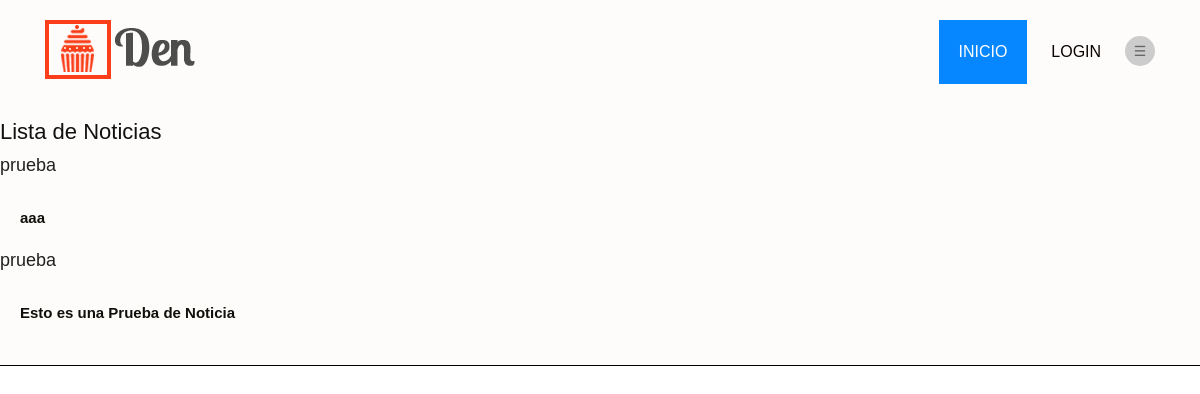
The app's page /lista/ with its own data.
### core/models.py (models this page shows, shortened)
class Noticia(models.Model):
    titulo = models.CharField(max_length=200)
    contenido = models.TextField()
    imagen = models.ImageField(upload_to='noticias', blank=True, null=True)
    fecha_publicacion = models.DateTimeField(auto_now_add=True)

### core/views.py (the view)
# urls.py: path('lista/', views.lista_noticias, name='lista_noticias'),
def lista_noticias(request):
    noticias = Noticia.objects.all().order_by('-fecha_publicacion')
    return render(request, 'core/lista_noticias.html', {'noticias': noticias})

### core/templates/core/lista_noticias.html
{% extends 'core/base.html' %}
{% block contenido %}
  <h2>Lista de Noticias</h2>
  <ul>
    {% for noticia in noticias %}
      <li>
        <h3><a href="{% url 'detalle_noticia' noticia.pk %}">{{ noticia.titulo }}</a></h3>
        <p>{{ noticia.contenido|truncatewords:20 }}</p>
      </li>
    {% endfor %}
  </ul>
{% endblock %}

### core/static/core/css/style.css (style rules this page uses)
* { box-sizing: border-box !important; transition: ease all 0.5s; }
html { scroll-behavior: smooth; }
body { color: #666666; font-size: 14px; font-family: 'Josefin Sans', sans-serif;; line-height: 1.80857; font-weight: normal; overflow-x: hidden; }
a { color: #1f1f1f; text-decoration: none !important; outline: none !important; -webkit-transition: all .3s ease-in-out; -moz-transition: all .3s ease-in-out; -ms-transition: all .3s ease-in-out; -o-transition: all .3s ease-in-out; transition: all .3s ease-in-out; }
h1, h2, h3, h4, h5, h6 { letter-spacing: 0; font-weight: normal; position: relative; padding: 0 0 10px 0; font-weight: normal; line-height: normal; color: #111111; margin: 0 }
h2 { font-size: 22px }
h3 { font-size: 18px }
*, *::after, *::before { -webkit-box-sizing: border-box; -moz-box-sizing: border-box; box-sizing: border-box; }
h1 a, h2 a, h3 a, h4 a, h5 a, h6 a { color: #212121; text-decoration: none!important; opacity: 1 }
ul, li, ol { margin: 0px; padding: 0px; list-style: none; }
p { margin: 20px; font-weight: 600; font-size: 15px; line-height: 24px; color: #110f0a; }
a { color: #ffffff; text-decoration: none; outline: none !important; }

### core/templates/core/base.html (style rules this page uses)
:root { --bg-color-light: #ffffff; --text-color-light: #000000; --bg-color-dark: #111111; --text-color-dark: #ffffff; }

### records on screen
Noticia: titulo "prueba", contenido "aaa"
Noticia: titulo "prueba", contenido "Esto es una Prueba de Noticia"
